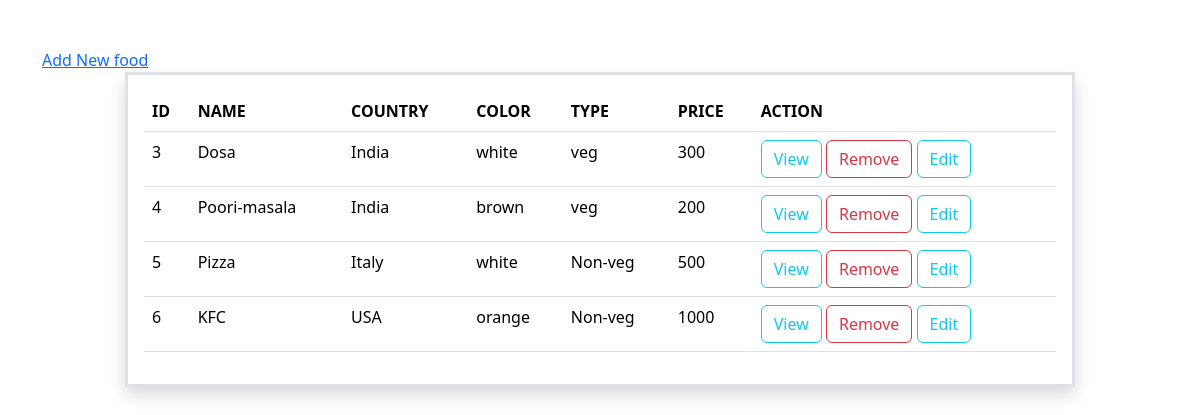
The app's page /foods/all/ with its own data.
### myapp/models.py (models this page shows, shortened)
class Food(models.Model):
    name=models.CharField(max_length=200)
    country=models.CharField(max_length=200)
    color=models.CharField(max_length=200)
    type=models.CharField(max_length=200)
    price=models.IntegerField()

### myapp/views.py (the view)
# urls.py: path("foods/all/",views.FoodListView.as_view(), name="food-all"),
class FoodListView(View):
    def get(self,request,*args,**kwargs):
        qs=Food.objects.all()
        return render(request,"food_list.html",{"data":qs})

### myapp/templates/food_list.html (shortened to what this page needs)
<!DOCTYPE html>
<html lang="en">
<head>
    <link href="https://cdn.jsdelivr.net/npm/bootstrap@5.3.2/dist/css/bootstrap.min.css" rel="stylesheet">
</head>
<body>
    <div class="container mt-5">
        <div class="row">
            <a href="{%url 'food-add' %}">Add New food</a>
        </div>
        <div class="row">
            <div class="col-1"></div>
            <div class="col-10 p-3 border border-3 shadow">
                <table class="table striped">
                    <tr>
                        <th>ID</th>
                        <th>NAME</th>
                        <th>COUNTRY</th>
                        <th>COLOR</th>
                        <th>TYPE</th>
                        <th>PRICE</th>
                        <th>ACTION</th>
                    </tr>
                        {%for f in data%}
                    <tr>
                        <td>{{f.id}}</td>
                        <td>{{f.name}}</td>
                        <td>{{f.country}}</td>
                        <td>{{f.color}}</td>
                        <td>{{f.type}}</td>
                        <td>{{f.price}}</td>
                        <td>
                            <a href="{%url 'food-detail' f.id %}" class="btn btn-outline-info">View</a>
                            <a href="{%url 'food-delete' f.id %}" class="btn btn-outline-danger">Remove</a>
                            <a href="{%url 'food-change' f.id %}" class="btn btn-outline-info">Edit</a>
                        </td>
                    </tr>
                        {%endfor%}
                </table>
            </div>
            <div class="col-1"></div>
        </div>
    </div>
</body>
</html>

### records on screen
Food: id "3", name "Dosa", country "India", color "white", type "veg", price "300"
Food: id "4", name "Poori-masala", country "India", color "brown", type "veg", price "200"
Food: id "5", name "Pizza", country "Italy", color "white", type "Non-veg", price "500"
Food: id "6", name "KFC", country "USA", color "orange", type "Non-veg", price "1000"
